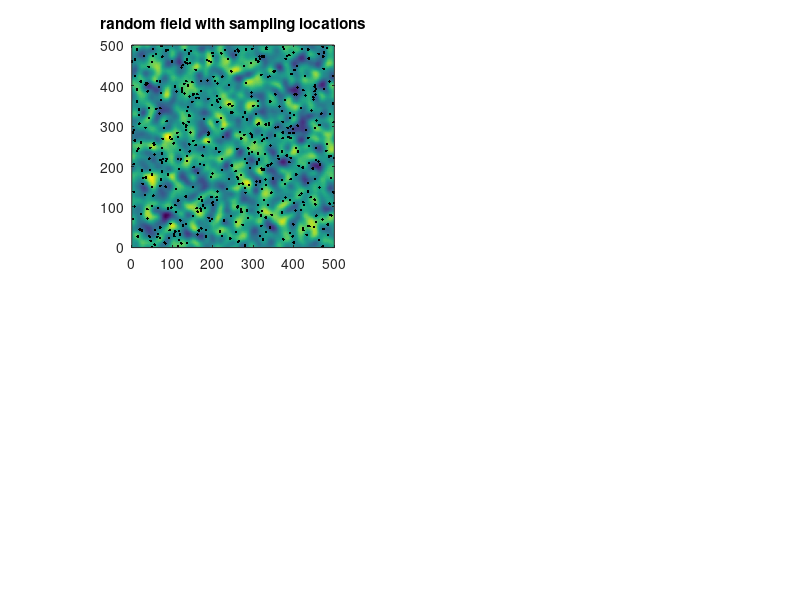

Source code (MATLAB): (Note: this script raises an error after producing the figure.)
     % create random field with autocorrelation
     [X,Y] = meshgrid(0:500);
     Z = randn(size(X));
     Z = imfilter(Z,fspecial('gaussian',[40 40],8));

     % sample the field
     n = 500;
     x = rand(n,1)*500;
     y = rand(n,1)*500;
     z = interp2(X,Y,Z,x,y);

     % plot the random field
     subplot(2,2,1)
     imagesc(X(1,:),Y(:,1),Z); axis image; axis xy
     hold on
     plot(x,y,'.k')
     title('random field with sampling locations')
     
     % calculate the sample variogram
     
     fprintf('The size of X is : %d by %d \n', size(X, 1), size(X, 2));
     fprintf('The size of Y is : %d by %d \n', size(Y, 1), size(Y, 2));
     fprintf('The size of Z is : %d by %d \n', size(Z, 1), size(Z, 2));
     
     fprintf('The size of x is : %d by %d \n', size(x, 1),  size(x, 2));
     fprintf('The size of y is : %d by %d \n', size(y, 1), size(y, 2));
     fprintf('The size of z is : %d by %d \n', size(z, 1), size(z, 2));

     
     v = variogram([x y],z,'plotit',false,'maxdist',100);
    % and fit a spherical variogram
     subplot(2,2,2)
     [dum,dum,dum,vstruct] = variogramfit(v.distance,v.val,[],[],[],'model','stable');
     title('variogram')

     % now use the sampled locations in a kriging
     [Zhat,Zvar] = kriging(vstruct,x,y,z,X,Y);
     subplot(2,2,3)
     imagesc(X(1,:),Y(:,1),Zhat); axis image; axis xy
     title('kriging predictions')
    subplot(2,2,4)
     contour(X,Y,Zvar); axis image
     title('kriging variance')